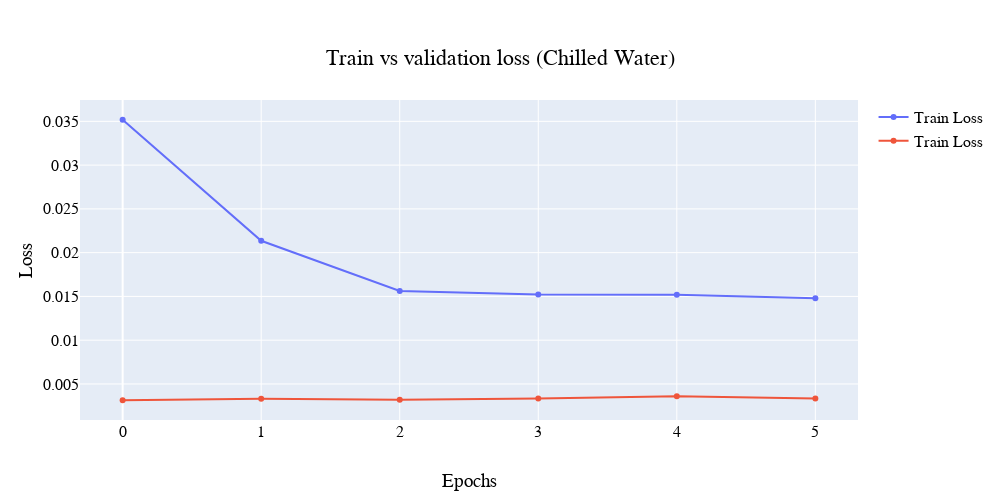

The notebook cell this image was saved under:
### Code cell
vis.plot_train_vs_val_loss(history=chw_dropout_history, a='Chilled Water')

### Figure 1 — Plotly figure (JSON) as saved in the notebook; plotly's stock layout.template omitted (floating-point values rounded to 4 significant figures)
{"data": [{"name": "Train Loss", "type": "scatter", "y": [0.03518, 0.02136, 0.01563, 0.01521, 0.01518, 0.01478]}, {"name": "Train Loss", "type": "scatter", "y": [0.003138, 0.003309, 0.003204, 0.003324, 0.003606, 0.003343]}], "layout": {"font": {"color": "black", "family": "Courier New, monospace", "size": 16}, "height": 500, "title": {"text": "Train vs validation loss (Chilled Water)", "x": 0.5, "xanchor": "center", "y": 0.9, "yanchor": "top"}, "width": 1000, "xaxis": {"autorange": true, "range": [-0.3089, 5.309], "title": {"text": "Epochs"}}, "yaxis": {"autorange": true, "range": [0.0008817, 0.03744], "title": {"text": "Loss"}, "type": "linear"}}}
